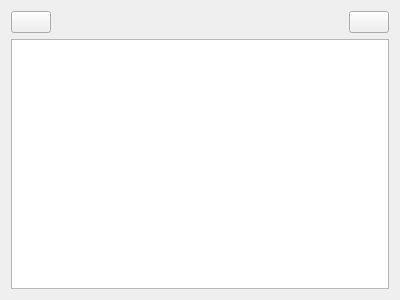
<?xml version="1.0" encoding="UTF-8"?>
<ui version="4.0">
 <class>ConnectionManager</class>
 <widget class="QWidget" name="ConnectionManager">
  <property name="geometry">
   <rect>
    <x>0</x>
    <y>0</y>
    <width>400</width>
    <height>300</height>
   </rect>
  </property>
  <property name="windowTitle">
   <string>Form</string>
  </property>
  <layout class="QVBoxLayout" name="verticalLayout">
   <item>
    <layout class="QHBoxLayout" name="horizontalLayout_2">
     <item>
      <widget class="QPushButton" name="pushButtonBack">
       <property name="text">
        <string/>
       </property>
       <property name="icon">
        <iconset resource="../resources/icons.qrc">
         <normaloff>:/icons/app/arrow_left.svg</normaloff>:/icons/app/arrow_left.svg</iconset>
       </property>
      </widget>
     </item>
     <item>
      <spacer name="horizontalSpacer_4">
       <property name="orientation">
        <enum>Qt::Horizontal</enum>
       </property>
       <property name="sizeHint" stdset="0">
        <size>
         <width>40</width>
         <height>20</height>
        </size>
       </property>
      </spacer>
     </item>
     <item>
      <widget class="QPushButton" name="pushButtonPairing">
       <property name="text">
        <string/>
       </property>
       <property name="icon">
        <iconset resource="../resources/icons.qrc">
         <normaloff>:/icons/pairing/pair.svg</normaloff>:/icons/pairing/pair.svg</iconset>
       </property>
      </widget>
     </item>
    </layout>
   </item>
   <item>
    <widget class="QListView" name="listViewNodes">
     <property name="horizontalScrollBarPolicy">
      <enum>Qt::ScrollBarAlwaysOff</enum>
     </property>
     <property name="editTriggers">
      <set>QAbstractItemView::NoEditTriggers</set>
     </property>
     <property name="showDropIndicator" stdset="0">
      <bool>false</bool>
     </property>
     <property name="dragDropMode">
      <enum>QAbstractItemView::DragOnly</enum>
     </property>
     <property name="alternatingRowColors">
      <bool>true</bool>
     </property>
     <property name="selectionBehavior">
      <enum>QAbstractItemView::SelectRows</enum>
     </property>
     <property name="textElideMode">
      <enum>Qt::ElideMiddle</enum>
     </property>
     <property name="movement">
      <enum>QListView::Snap</enum>
     </property>
    </widget>
   </item>
  </layout>
 </widget>
 <resources>
  <include location="../resources/icons.qrc"/>
 </resources>
 <connections/>
</ui>
